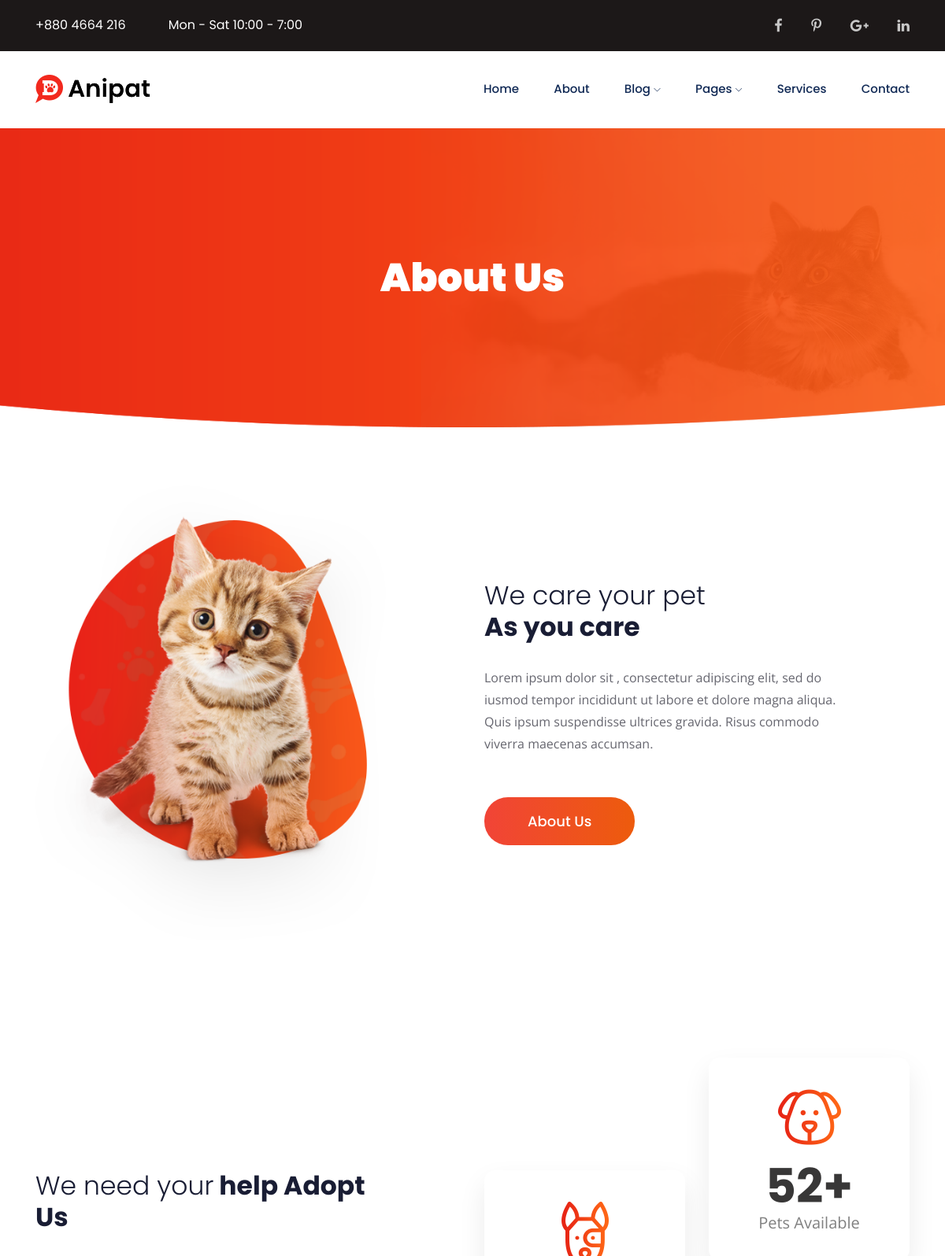
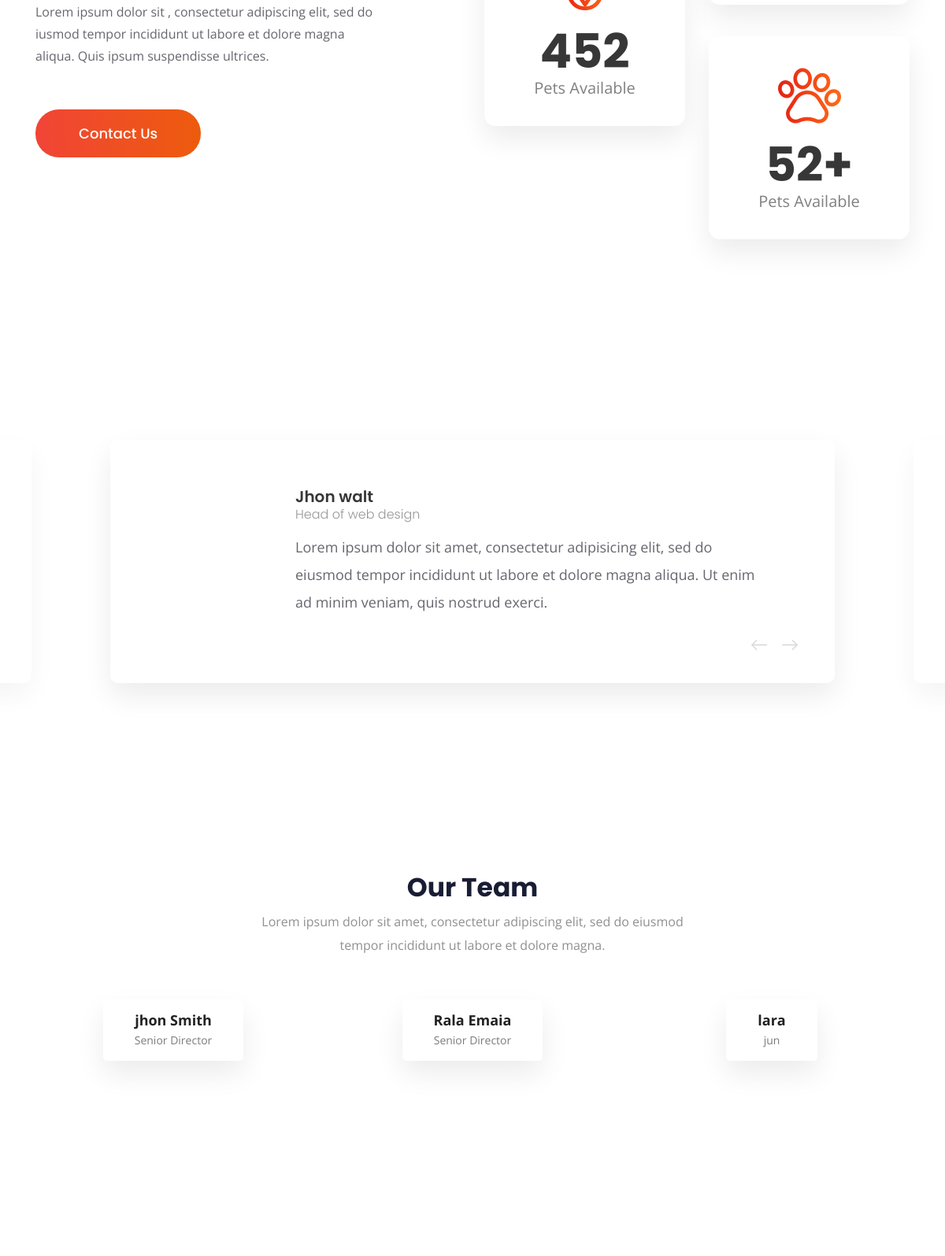
The page /about/ (upper part) on the database its author committed (2 pictures, top to bottom).
### corm/models.py (models this page shows, shortened)
class Comment(models.Model):
    name = models.CharField(
        max_length=16,
        verbose_name='имя'
    )
    permission = models.CharField(
        max_length=32,
        verbose_name='должность'
    )
    title = models.CharField(
        max_length=256,
        verbose_name='описание'
    )
    image = models.ImageField(
        upload_to='index/',
        verbose_name='картинка'
    )
    category = models.ForeignKey(
        'Category',
        on_delete=models.CASCADE,
        verbose_name='категория'
    )
    is_published = models.BooleanField(
        default=True,
        verbose_name='публикация'
    )

class Team(models.Model):
    name = models.CharField(
        max_length=32,
        verbose_name='имя'
    )
    title = models.CharField(
        max_length=16,
        verbose_name='должность'
    )
    is_published = models.BooleanField(
        default=True,
        verbose_name='публикация'
    )
    image = models.ImageField(
        upload_to='index/',
        verbose_name='картинка',
    )
    about_image = models.ImageField(
        upload_to='about/',
        verbose_name='картинка-номер',
        null=True,
        blank=True
    )
    category = models.ForeignKey(
        'Category',
        on_delete=models.CASCADE,
        verbose_name='категория'
    )
    class Meta:
        db_table = 'corm_team'
        verbose_name = 'команда'
        verbose_name_plural = 'команда'

### corm/views.py (the view)
# urls.py: path('about/', AboutTemplateView.as_view(), name='about'),
class AboutTemplateView(BaseMixin, ListView):
    template_name = 'main/about.html'
    def get_context_data(self, **kwargs):
        context = super(AboutTemplateView, self).get_context_data()
        context['teams'] = Team.objects.all()
        context['com'] = Comment.objects.all()
        context.update(self.context)
        return context
    def get_queryset(self):
        return [
            Team.objects.filter(is_published=True),
            Comment.objects.filter(is_published=True),
        ]

### templates/main/about.html (shortened to what this page needs)
{% load static %}
<!doctype html>
<html class="no-js" lang="zxx">
<head>
    <link rel="stylesheet" href="{% static 'css/bootstrap.min.css' %}">
    <link rel="stylesheet" href="{% static 'css/owl.carousel.min.css' %}">
    <link rel="stylesheet" href="{% static 'css/magnific-popup.css' %}">
    <link rel="stylesheet" href="{% static 'css/font-awesome.min.css' %}">
    <link rel="stylesheet" href="{% static 'css/themify-icons.css' %}">
    <link rel="stylesheet" href="{% static 'css/nice-select.css' %}">
    <link rel="stylesheet" href="{% static 'css/flaticon.css' %}">
    <link rel="stylesheet" href="{% static 'css/gijgo.css' %}">
    <link rel="stylesheet" href="{% static 'css/animate.css' %}">
    <link rel="stylesheet" href="{% static 'css/slicknav.css' %}">
    <link rel="stylesheet" href="{% static 'css/style.css' %}">
</head>
<body>
    <header>
        <div class="header-area ">
            <div class="header-top_area">
                <div class="container">
                    <div class="row">
                        <div class="col-lg-6 col-md-8">
                            <div class="short_contact_list">
                                <ul>
                                    <li><a href="#">+880 4664 216</a></li>
                                    <li><a href="#">Mon - Sat 10:00 - 7:00</a></li>
                                </ul>
                            </div>
                        </div>
                        <div class="col-lg-6 col-md-4 ">
                            <div class="social_media_links">
                                <a href="{{ facebook }}">
                                    <i class="fa fa-facebook"></i>
                                </a>
                                <a href="{{ fontawesome }}">
                                    <i class="fa fa-pinterest-p"></i>
                                </a>
                                <a href="{{ google }}">
                                    <i class="fa fa-google-plus"></i>
                                </a>
                                <a href="{{ linkedin }}">
                                    <i class="fa fa-linkedin"></i>
                                </a>
                            </div>
                        </div>
                    </div>
                </div>
            </div>
            <div id="sticky-header" class="main-header-area">
                <div class="container">
                    <div class="row align-items-center">
                        <div class="col-xl-3 col-lg-3">
                            <div class="logo">
                                <a href="{% url 'index' %}">
                                    <img src="{% static 'img/logo.png' %}" alt="">
                                </a>
                            </div>
                        </div>
                        <div class="col-xl-9 col-lg-9">
                            <div class="main-menu  d-none d-lg-block">
                                <nav>
                                     <ul id="navigation">
                                        <li><a  href="{% url 'index' %}">home</a></li>
                                        <li><a href="{% url 'about' %}">about</a></li>
                                        <li><a href="{% url 'blog' %}">blog <i class="ti-angle-down"></i></a>
                                        </li>
                                        <li><a href="{% url 'elements' %}">pages <i class="ti-angle-down"></i></a>
                                        </li>
                                        <li><a href="{% url 'services' %}">services</a></li>
                                        <li><a href="{% url 'contact' %}">Contact</a></li>
                                    </ul>
                                </nav>
                            </div>
                        </div>
                        <div class="col-12">
                        </div>
                    </div>
                </div>
            </div>
        </div>
    </header>
    <div class="bradcam_area breadcam_bg">
        <div class="container">
            <div class="row">
                <div class="col-lg-12">
                    <div class="bradcam_text text-center">
                        <h3>About Us</h3>
                    </div>
                </div>
            </div>
        </div>
    </div>
    <div class="pet_care_area">
        <div class="container">
            <div class="row align-items-center">
                <div class="col-lg-5 col-md-6">
                    <div class="pet_thumb">
                        <img src="{% static 'img/about/pet_care.png' %}" alt="">
                    </div>
                </div>
                <div class="col-lg-6 offset-lg-1 col-md-6">
                    <div class="pet_info">
                        <div class="section_title">
                            <h3><span>We care your pet </span> <br>
                                As you care</h3>
                            <p>Lorem ipsum dolor sit , consectetur adipiscing elit, sed do <br> iusmod tempor incididunt ut labore et dolore magna aliqua. <br> Quis ipsum suspendisse ultrices gravida. Risus commodo <br>
                                viverra maecenas accumsan.</p>
                            <a href="{% url 'about' %}" class="boxed-btn3">About Us</a>
                        </div>
                    </div>
                </div>
            </div>
        </div>
    </div>
    <div class="adapt_area">
        <div class="container">
            <div class="row justify-content-between align-items-center">
                <div class="col-lg-5">
                    <div class="adapt_help">
                        <div class="section_title">
                            <h3><span>We need your</span>
                                help Adopt Us</h3>
                            <p>Lorem ipsum dolor sit , consectetur adipiscing elit, sed do iusmod tempor incididunt ut labore et dolore magna aliqua. Quis ipsum suspendisse ultrices.</p>
                            <a href="contact.html" class="boxed-btn3">Contact Us</a>
                        </div>
                    </div>
                </div>
                <div class="col-lg-6">
                    <div class="adapt_about">
                        <div class="row align-items-center">
                            <div class="col-lg-6 col-md-6">
                                <div class="single_adapt text-center">
                                    <img src="{% static 'img/adapt_icon/1.png' %}" alt="">
                                    <div class="adapt_content">
                                        <h3 class="counter">452</h3>
                                        <p>Pets Available</p>
                                    </div>
                                </div>
                            </div>
                            <div class="col-lg-6 col-md-6">
                                <div class="single_adapt text-center">
                                    <img src="{% static 'img/adapt_icon/3.png' %}" alt="">
                                    <div class="adapt_content">
                                        <h3><span class="counter">52</span>+</h3>
                                        <p>Pets Available</p>
                                    </div>
                                </div>
                                <div class="single_adapt text-center">
                                    <img src="{% static 'img/adapt_icon/2.png' %}" alt="">
                                    <div class="adapt_content">
                                        <h3><span class="counter">52</span>+</h3>
                                        <p>Pets Available</p>
                                    </div>
                                </div>
                            </div>
                        </div>
                    </div>
                </div>
            </div>
        </div>
    </div>
    <div class="testmonial_area">
        <div class="container">
            <div class="row justify-content-center">
                <div class="col-lg-10">
                    <div class="textmonial_active owl-carousel">
                        {% for comment in com %}
                        <div class="testmonial_wrap">
                            <div class="single_testmonial d-flex align-items-center">
                                <div class="test_thumb">
                                </div>
                                <div class="test_content">
                                    <h4>{{ comment.name }}</h4>
                                    <span>{{ comment.permission }}</span>
                                    <p>{{ comment.title }}</p>
                                </div>
                            </div>
                        </div>
                        {% endfor %}
                    </div>
                </div>
            </div>
        </div>
    </div>
    <div class="team_area">
        <div class="container">
            <div class="row justify-content-center ">
                <div class="col-lg-6 col-md-10">
                    <div class="section_title text-center mb-95">
                        <h3>Our Team</h3>
                        <p>Lorem ipsum dolor sit amet, consectetur adipiscing elit, sed do eiusmod tempor incididunt ut labore et dolore magna.</p>
                    </div>
                </div>
            </div>
            <div class="row justify-content-center">
                {% for abit in teams %}
                <div class="col-lg-4 col-md-6">
                    <div class="single_team">
                        <div class="thumb">
                        </div>
                        <div class="member_name text-center">
                            <div class="mamber_inner">
                                <h4>{{ abit.name }}</h4>
                                <p>{{ abit.title }}</p>
                            </div>
                        </div>
                    </div>
                </div>
                {% endfor %}
            </div>
        </div>
    </div>
</body>
</html>

### rows shown on the page
Comment: name "Jhon walt", permission "Head of web design", title "Lorem ipsum dolor sit amet, consectetur adipisicing elit, sed do eiusmod tempor incididunt ut labore et dolore magna aliqua. Ut enim ad minim veniam, quis nostrud exerci."
Team: name "jhon Smith", title "Senior Director"
Team: name "Rala Emaia", title "Senior Director"
Team: name "lara", title "jun"
